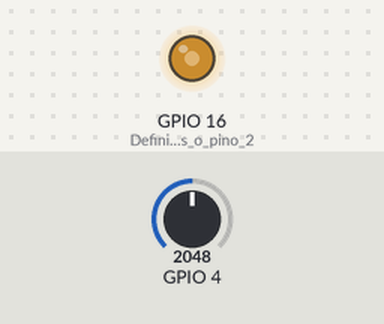
A sketch run on a simulated ESP32. Parts: output pins drawn as LEDs (lit = HIGH). The test bench sets the inputs (shaded band); at power-on: GPIO 4 = 2048. What the sketch prints to the serial monitor is not drawn.

Above: at 1.2 s.
1.3 s: GPIO 4 set to 984
At 1.65 s:
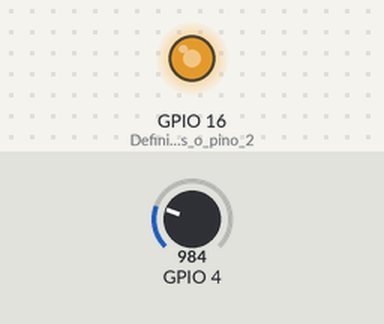
4.3 s: GPIO 4 set to 1064
At 4.67 s:
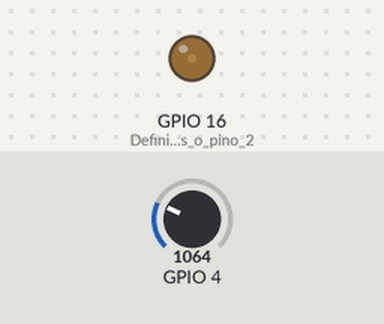
Timing chart, 0 to 13.3 s (numbered marks = the images above; inputs shaded):
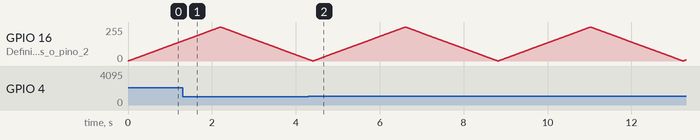

The sketch:

testeLed.ino
```cpp
void setup()
{
  pinMode(16, OUTPUT);//Definimos o pino 2 (LED) como saída.
  pinMode( 4, INPUT);
  ledcAttachPin(16, 0);//Atribuimos o pino 2 ao canal 0.
  ledcSetup(0, 1000, 10);//Atribuimos ao canal 0 a frequencia de 1000Hz com resolucao de 10bits.
  Serial.begin(115200);
}

void loop()
{
  for (int i = 0; i < 1024; i++)
  {
    ledcWrite(0, i);//Escrevemos no canal 0, o duty cycle "i".
    delay(2);
    Serial.println(analogRead(4));
  }

  for (int i = 1023; i > 0; i--)
  {
    ledcWrite(0, i);
    delay(2);
    Serial.println(analogRead(4));
  }

}
```
